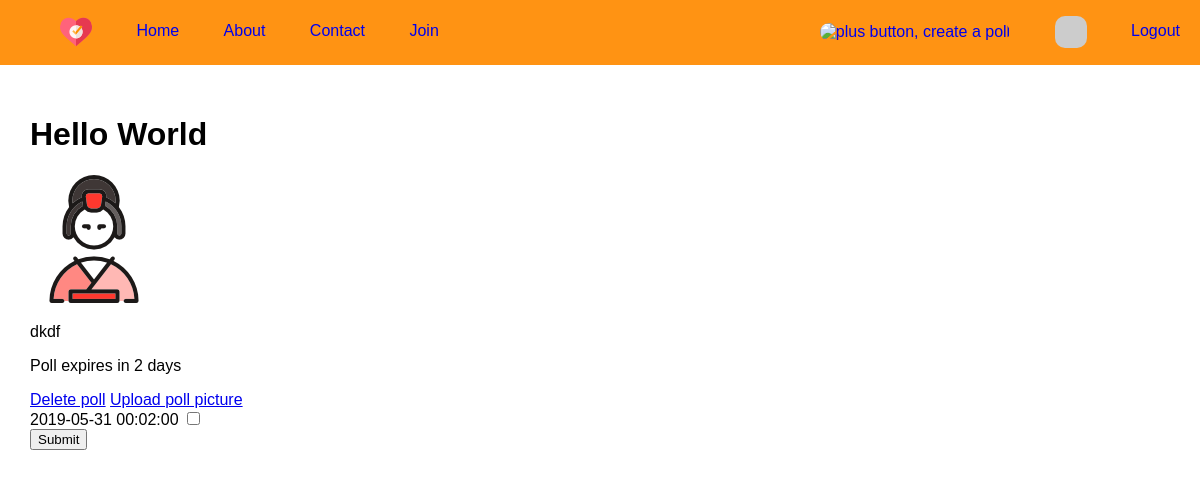
/poll/1 (signed in), run on the app's committed database.
### app/models.py (models this page shows, shortened)
class Poll(db.Model):
    id = db.Column(db.Integer, primary_key = True)
    title = db.Column(db.String(64), nullable = False)
    user_id = db.Column(db.Integer, db.ForeignKey("user.id", onupdate = "CASCADE", ondelete = "CASCADE"))
    description = db.Column(db.String(240))
    create_date = db.Column(db.DateTime, index = True, server_default = func.now())
    expiry_date = db.Column(db.DateTime, index = True, nullable = False, default = datetime.utcnow() + timedelta(days = 30))
    option_limit = db.Column(db.Integer, nullable = False, default = -1)
    poll_votes = db.relationship("Votes", backref = "poll", lazy = "dynamic", cascade = "all,delete")
    poll_options = db.relationship("Responses", backref = "poll", lazy = "dynamic", cascade = "all,delete")
    def delete(self):
        for file in os.listdir(POLL_UPLOAD_FOLDER):
            file_id = file.split(".")[0]
            if(file_id == self.id):
                path = POLL_UPLOAD_FOLDER + file
                os.remove(path)
        db.session.delete(self)
        db.session.commit()
    def get_display_picture(self):
        for file in os.listdir(POLL_UPLOAD_FOLDER):
            file_id = file.split(".")[0]
            if(file_id == str(self.id)):
                return(url_for("static", filename = "poll-images/" + file))
        return(url_for("static", filename = "images/ballot-box.png"))
    def has_expired(self):
        return(self.expiry_date < datetime.utcnow())

### app/routes.py (the view, shortened to what this page needs)
@app.route("/poll/<id>", methods = ["GET", "POST"])
def poll(id):
    poll = Poll.query.filter_by(id = id).first_or_404()
    options = poll.poll_options
    options_list = {}
    for option in options:
        options_list[str(option.id)] = str(option.value)
    option_limit = poll.option_limit
    form = generate_poll_form(options_list)
    return(render_template("poll-page.html", poll = poll, form = form))

### app/forms.py (shortened to what this page needs)
    class PollForm(FlaskForm):
        pass

### app/forms.py (called while the page is built, shortened)
def generate_poll_form(options, **kwargs):
    class PollForm(FlaskForm):
        pass
    for key in options.keys():
        label = key
        field = BooleanField(options[key])
        setattr(PollForm, label, field)
    setattr(PollForm, "submit", SubmitField("Submit"))
    return(PollForm(**kwargs))

### app/models.py (called while the page is built)
@login.user_loader
def user_loader(id):
    return(User.query.get(int(id)))

    def avatar(self, size):
        for file in os.listdir(USER_UPLOAD_FOLDER):
            file_id = file.split(".")[0]
            if(file_id == self.username):
                return(url_for("static", filename = "user-images/" + file))
        digest = md5(self.email.lower().encode("utf-8")).hexdigest()
        return(("https://www.gravatar.com/avatar/{}?d=retro&s={}").format(digest, size))

### app/routes.py (called while the page is built)
@app.context_processor
def get_allowed_files():
    return(dict(allowed_files = ALLOWED_FILES))

@app.before_request
def before_request():
    if(current_user.is_authenticated):
        current_user.last_seen = datetime.utcnow()
        db.session.commit()

### app/templates/poll-page.html (shortened to what this page needs)
{% extends "base.html" %}
{% block content %}
    <h1>{{poll.title}}</h1>
    <img src = "{{ poll.get_display_picture() }}">
    {% if poll.description %}
        <p>{{poll.description}}</p>
    {% endif %}
    <p>Poll expires {{ moment(poll.expiry_date).fromNow() }}</p>
    {% if current_user.id == poll.user_id or current_user.get_admin() %}
        <a href = "{{url_for('delete_poll', id = poll.id)}}">Delete poll</a>
    {%  endif %}
    {% if current_user.id == poll.user_id %}
        <a href = "{{ url_for('poll_upload', id = poll.id) }}">Upload poll picture</a>
    {% endif %}
    <form action = "" method = "POST">
        <div id = "options">
            {%  for field in form %}
                {% if field.type == "BooleanField" %}
                    {{ field.label }}
                        {% if current_user.is_authenticated %}
                            {{field}}
                        {% endif %}
                        <br>
                {% endif %}
            {% endfor %}
        </div>
        {% if current_user.is_authenticated and not poll.has_expired() %}
            {{form.submit}}
        {% endif %}
    </form>
{% endblock %}

### app/static/style/common.css (style rules this page uses)
body { margin: 0; padding: 0; font-family: sans-serif; padding: 30px; margin-top: 65px; }

### data on the page
Poll: title "Hello World", description "dkdf", expiry_date "in 2 days"

### other printed values
{{ field.label }} "2019-05-31 00:02:00"
